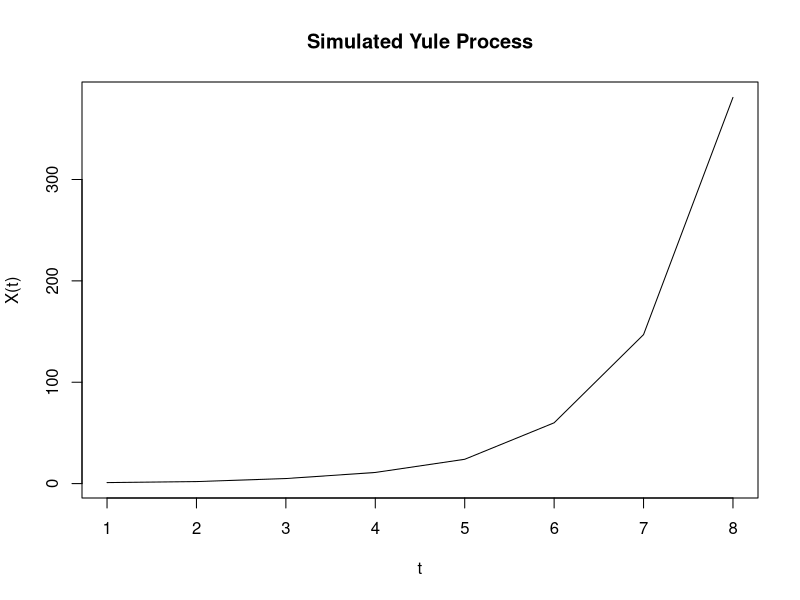

Write the R code that produced this figure.
"
The Yule process arises in physics and biology and describes the growth of a population 
in which each member has a probability of giving birth to a new member during an interval 
of time of length.

The total population birth rate is directly proportional to the population size, the proportionality 
constant being the individual birth rate. As such, the Yule process forms a stochastic analog of 
the deterministic population growth model.
"

yuleProcessSim <- function(i, l, t) {
  x <- numeric() # initialize X
  x[1] <- i # initial state of the process
  tl <- numeric() # initialize arrival times
  
  tl <- c(0, cumsum(rexp(l-1,rep(i, l-1) + 1:(l-1))))
  
  for (j in 1:length(t)) {
    for (k in 2:length(tl)) {
      if(t[j] >= tl[k-1] & t[j] <= tl[k]) {
        x[j+1] <- x[1] + (k-1)
      }
    }
  }
  # return simulated Yule process
  return(x)
}

arrivalTimes <- seq(0, 3000, 1)
yuleSim <- yuleProcessSim(i = 1, l = 500, t = arrivalTimes)

plot(yuleSim, type = 'l', ylab = 'X(t)', xlab = 't', main = 'Simulated Yule Process')
